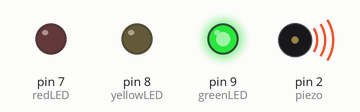
A sketch run on a simulated Arduino Uno, built with avr-gcc and run on an emulated ATmega328P. On the bench: output pins drawn as LEDs (lit = HIGH), buzzer (waves = sounding).

Above: at 1.5 s.
At 5.8 s:
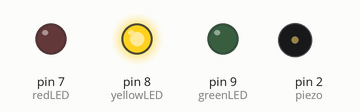
At 9.5 s:
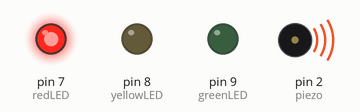
At 19.3 s:
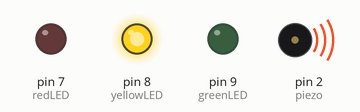
Timing chart, 0 to 23.1 s (numbered marks = the images above):
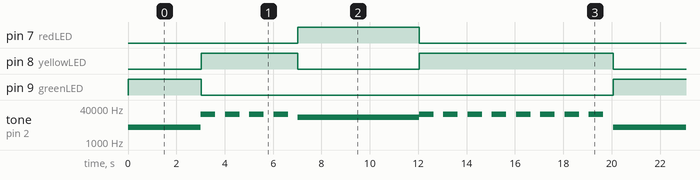

The sketch:

semafor_with_buzzer.ino
```cpp
// C++ code
//

int redLED = 7;
int yellowLED = 8;
int greenLED = 9;
int piezo = 2;

int counter = 0;
int toneCounter = 0;

void setup()
{
  pinMode(greenLED, OUTPUT);
  pinMode(yellowLED, OUTPUT);
  pinMode(redLED, OUTPUT);
  pinMode(piezo, OUTPUT);
}

void loop()
{
  //maximum delay 10 ms, every value should be divided by 10. Ex: 3 s = 3000 ms = 300 units (for the counter)
  counter++;

  if(counter <= 300)
  {
    tone(piezo, 5000);
    digitalWrite(greenLED, HIGH);
    digitalWrite(yellowLED, LOW);
    digitalWrite(redLED, LOW);
  }
  else if(counter>300 && counter <= 500)
  {
    toneCounter++;
    if(toneCounter<=30)
    {
      tone(piezo, 20000);
    }
    else if(toneCounter>30 && toneCounter <50)
    {
      noTone(piezo);
    }
    else
    {
      toneCounter = 0;
    }
    delay(10);
    digitalWrite(greenLED, LOW);
    digitalWrite(yellowLED, HIGH);
    digitalWrite(redLED, LOW);
  }
  else if(counter>500 && counter <= 1000)
  {
    tone(piezo, 15000);
    digitalWrite(greenLED, LOW);
    digitalWrite(yellowLED, LOW);
    digitalWrite(redLED, HIGH);
  }
  else if(counter>1000 && counter <= 1400)
  {
    toneCounter++;
    if(toneCounter<=30)
    {
      tone(piezo, 20000);
    }
    else if(toneCounter>30 && toneCounter <50)
    {
      noTone(piezo);
    }
    else
    {
      toneCounter = 0;
    }
    delay(10);
    digitalWrite(greenLED, LOW);
    digitalWrite(yellowLED, HIGH);
    digitalWrite(redLED, LOW);
  }
  else
  {
    counter = 0;
  }
  delay(10);
}
```

Measured:
- by itself, pin 7 (redLED): alternates HIGH for 5.0 s and LOW for 15.0 s
- by itself, pin 8 (yellowLED): repeats every 20.1 s: LOW 5.0 s, HIGH 8.0 s, LOW 3.0 s, HIGH 4.0 s
- by itself, pin 9 (greenLED): alternates HIGH for 3.0 s and LOW for 17.0 s
- by itself, tone on pin 2 (piezo): plays 5000 Hz for 3.0 s, 20000 Hz for 0.60 s, 20000 Hz for 0.60 s, 20000 Hz for 0.60 s, 20000 Hz for 0.60 s, 15000 Hz for 5.0 s … (90 notes in this stretch)
